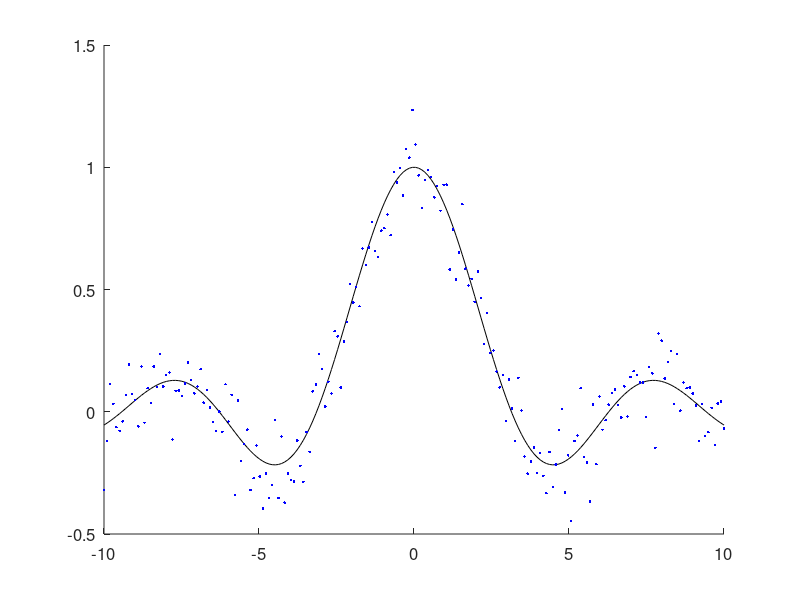

MATLAB code to generate this figure: (Note: this script raises an error after producing the figure.)
close all;
clear all;
clc;

%% Generate the data

% Fix the random seed for reproductibility of results
rseed = 1; % choose a seed
rand('state', rseed);
randn('state', rseed);

% Set default values for data
data.N = 200;                   % number of samples
data.D =    1;                     % dimension of data
data.scale = 10;                % scale of dimensions
data.noise = 0.1;               % scale of noise
data.noiseType = 'gauss';       % type of noise ('gauss' or 'unif')

% Generate sampling space
if data.D==1
    x = [-1:2/(data.N-1):1]'*data.scale;
else
    sqrtN = floor(sqrt(data.N));
    N = sqrtN*sqrtN;
    x = data.scale*[0:sqrtN-1]'/sqrtN;
    [gx, gy]= meshgrid(x);
    x = [gx(:) gy(:)];
end

% Generate latent and target data
if data.D==1,
    y = sin(abs(x))./abs(x);
else
    y = sin(sqrt(sum(x.^2,2)))./sqrt(sum(x.^2,2));
end

switch lower(data.noiseType)
    case 'gauss',
        t = y + randn(size(x,1),1)*data.noise;
    case 'unif',
        t = y + (-data.noise + 2*rand(size(x,1),1)*data.noise);
    otherwise,
        error('Unrecognized noise type: %s', data.noiseType);
end
% Plot settings

COL_sinc = 'k';     % color of the actual function
COL_data = 'b';     % color of the real data
COL_pred = 'r';     % color of the prediction
COL_rv = 'k';       % color of the relevance vectors

%% Plot the data and actual function
figure(1)
whitebg(1,'w')
clf
hold on
if data.D==1,
    plot(x, y,'-', 'Color', COL_sinc);
    plot(x, t, '.', 'Color', COL_data);
else
    mesh(gx, gy, reshape(y,size(gx)), 'edgecolor', COL_sinc, 'facecolor', COL_sinc);
    mesh(gx, gy, reshape(t,size(gx)), 'edgecolor', COL_sinc, 'facecolor' ,COL_data);
end

set(gca,'FontSize',12)
drawnow

%% Do RVR on the data

% Choose kernel function
OPTIONS.kernel = 'gaussian';        % choose kernel function (see SB2_KernelFunction.m)
OPTIONS.lengthScale = 0.22;          % ~std. dev. for gaussian kernel
OPTIONS.useBias = 0;                % add bias vector to the estimated model
OPTIONS.maxIts = 500;

% Normalize the data
x_rvm = (x - repmat(min(x,[],1),size(x,1),1))*spdiags(1./(max(x,[],1)-min(x,[],1))',0,size(x,2),size(x,2));

% Train the model
[MODEL] = rvr_train(x_rvm, t, OPTIONS);

% Predict values
y_rvm = rvr_predict(x_rvm, MODEL);

figure
if data.D==1,
    plot(x, y,'-', 'Color', COL_sinc);
    hold on
    plot(x, t, '.', 'Color', COL_data);
    plot(x, y_rvm,'r-','LineWidth', 1, 'Color', COL_pred);
  
    plot(x(MODEL.RVs_idx), t(MODEL.RVs_idx),'o', 'Color', COL_rv);
else
    mesh(gx, gy, reshape(y_rvm,size(gx)), 'edgecolor', COL_sinc, 'facecolor', COL_sinc);
    mesh(gx, gy, reshape(t,size(gx)), 'edgecolor', COL_sinc, 'facecolor' ,COL_data);
end
hold off
legend('Actual Model', 'Datapoints', 'Regression', 'Relevance Vectors', 'Location', 'NorthWest')

%% Do RVR on the data (rvm_regressor)

% Choose kernel function
OPTIONS.kernel = 'gaussian';        % choose kernel function (see SB2_KernelFunction.m)
OPTIONS.lengthScale = 0.22;          % ~std. dev. for gaussian kernel
OPTIONS.useBias = 0;                % add bias vector to the estimated model
OPTIONS.maxIts = 500;

% Normalize the data
x_rvm = (x - repmat(min(x,[],1),size(x,1),1))*spdiags(1./(max(x,[],1)-min(x,[],1))',0,size(x,2),size(x,2));

% Train and predict
MODEL = [];
[y_rvm, MODEL] = rvm_regressor(x_rvm, t, OPTIONS, MODEL);

figure
if data.D==1,
    plot(x, y,'-', 'Color', COL_sinc);
    hold on
    plot(x, t, '.', 'Color', COL_data);
    plot(x, y_rvm,'r-','LineWidth', 1, 'Color', COL_pred);
  
    plot(x(MODEL.RVs_idx), t(MODEL.RVs_idx),'o', 'Color', COL_rv);
else
    mesh(gx, gy, reshape(y_rvm,size(gx)), 'edgecolor', COL_sinc, 'facecolor', COL_sinc);
    mesh(gx, gy, reshape(t,size(gx)), 'edgecolor', COL_sinc, 'facecolor' ,COL_data);
end
hold off
legend('Actual Model', 'Datapoints', 'Regression', 'Relevance Vectors', 'Location', 'NorthWest')